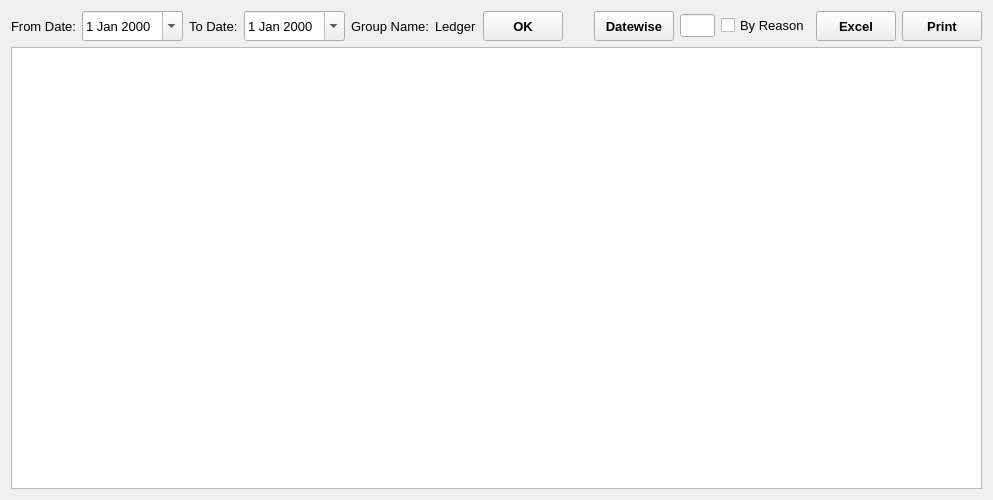
<?xml version="1.0" encoding="UTF-8"?>
<ui version="4.0">
 <class>CreditNoteReport</class>
 <widget class="QWidget" name="CreditNoteReport">
  <property name="geometry">
   <rect>
    <x>0</x>
    <y>0</y>
    <width>993</width>
    <height>500</height>
   </rect>
  </property>
  <property name="font">
   <font>
    <family>Microsoft YaHei UI</family>
    <pointsize>10</pointsize>
   </font>
  </property>
  <property name="windowTitle">
   <string>Form</string>
  </property>
  <layout class="QVBoxLayout" name="verticalLayout" stretch="0,0,1">
   <item>
    <layout class="QVBoxLayout" name="AppBarLayout"/>
   </item>
   <item>
    <layout class="QHBoxLayout" name="horizontalLayout" stretch="0,0,0,0,0,0,0,0,0,0,0,0,0,0,0">
     <item>
      <widget class="QLabel" name="fromDateLabel">
       <property name="text">
        <string>From Date:</string>
       </property>
      </widget>
     </item>
     <item>
      <widget class="QDateEdit" name="fromDateDateEdit">
       <property name="minimumSize">
        <size>
         <width>0</width>
         <height>30</height>
        </size>
       </property>
       <property name="calendarPopup">
        <bool>true</bool>
       </property>
      </widget>
     </item>
     <item>
      <widget class="QLabel" name="toDateLabel">
       <property name="text">
        <string>To Date:</string>
       </property>
      </widget>
     </item>
     <item>
      <widget class="QDateEdit" name="toDateDateEdit">
       <property name="minimumSize">
        <size>
         <width>0</width>
         <height>30</height>
        </size>
       </property>
       <property name="calendarPopup">
        <bool>true</bool>
       </property>
      </widget>
     </item>
     <item>
      <widget class="QLabel" name="label_2">
       <property name="text">
        <string>Group Name:</string>
       </property>
      </widget>
     </item>
     <item>
      <layout class="QHBoxLayout" name="groupLay"/>
     </item>
     <item>
      <widget class="QLabel" name="label_3">
       <property name="text">
        <string>Ledger</string>
       </property>
      </widget>
     </item>
     <item>
      <layout class="QHBoxLayout" name="ledLayout"/>
     </item>
     <item>
      <widget class="QToolButton" name="OKButton">
       <property name="minimumSize">
        <size>
         <width>80</width>
         <height>30</height>
        </size>
       </property>
       <property name="font">
        <font>
         <weight>75</weight>
         <bold>true</bold>
        </font>
       </property>
       <property name="text">
        <string>OK</string>
       </property>
      </widget>
     </item>
     <item>
      <spacer name="horizontalSpacer">
       <property name="orientation">
        <enum>Qt::Horizontal</enum>
       </property>
       <property name="sizeHint" stdset="0">
        <size>
         <width>40</width>
         <height>20</height>
        </size>
       </property>
      </spacer>
     </item>
     <item>
      <widget class="QToolButton" name="datewiseButton">
       <property name="minimumSize">
        <size>
         <width>80</width>
         <height>30</height>
        </size>
       </property>
       <property name="font">
        <font>
         <weight>75</weight>
         <bold>true</bold>
        </font>
       </property>
       <property name="text">
        <string>Datewise</string>
       </property>
      </widget>
     </item>
     <item>
      <widget class="QLineEdit" name="intervalLine">
       <property name="maximumSize">
        <size>
         <width>50</width>
         <height>16777215</height>
        </size>
       </property>
      </widget>
     </item>
     <item>
      <widget class="QCheckBox" name="checkBox">
       <property name="text">
        <string>By Reason</string>
       </property>
      </widget>
     </item>
     <item>
      <widget class="QToolButton" name="excelButton">
       <property name="minimumSize">
        <size>
         <width>80</width>
         <height>30</height>
        </size>
       </property>
       <property name="font">
        <font>
         <weight>75</weight>
         <bold>true</bold>
        </font>
       </property>
       <property name="text">
        <string>Excel</string>
       </property>
      </widget>
     </item>
     <item>
      <widget class="QToolButton" name="printButton">
       <property name="minimumSize">
        <size>
         <width>80</width>
         <height>30</height>
        </size>
       </property>
       <property name="font">
        <font>
         <weight>75</weight>
         <bold>true</bold>
        </font>
       </property>
       <property name="text">
        <string>Print</string>
       </property>
      </widget>
     </item>
    </layout>
   </item>
   <item>
    <widget class="QTableView" name="tableView">
     <property name="font">
      <font>
       <pointsize>12</pointsize>
      </font>
     </property>
     <property name="alternatingRowColors">
      <bool>true</bool>
     </property>
     <property name="selectionBehavior">
      <enum>QAbstractItemView::SelectRows</enum>
     </property>
    </widget>
   </item>
  </layout>
 </widget>
 <resources/>
 <connections/>
</ui>
